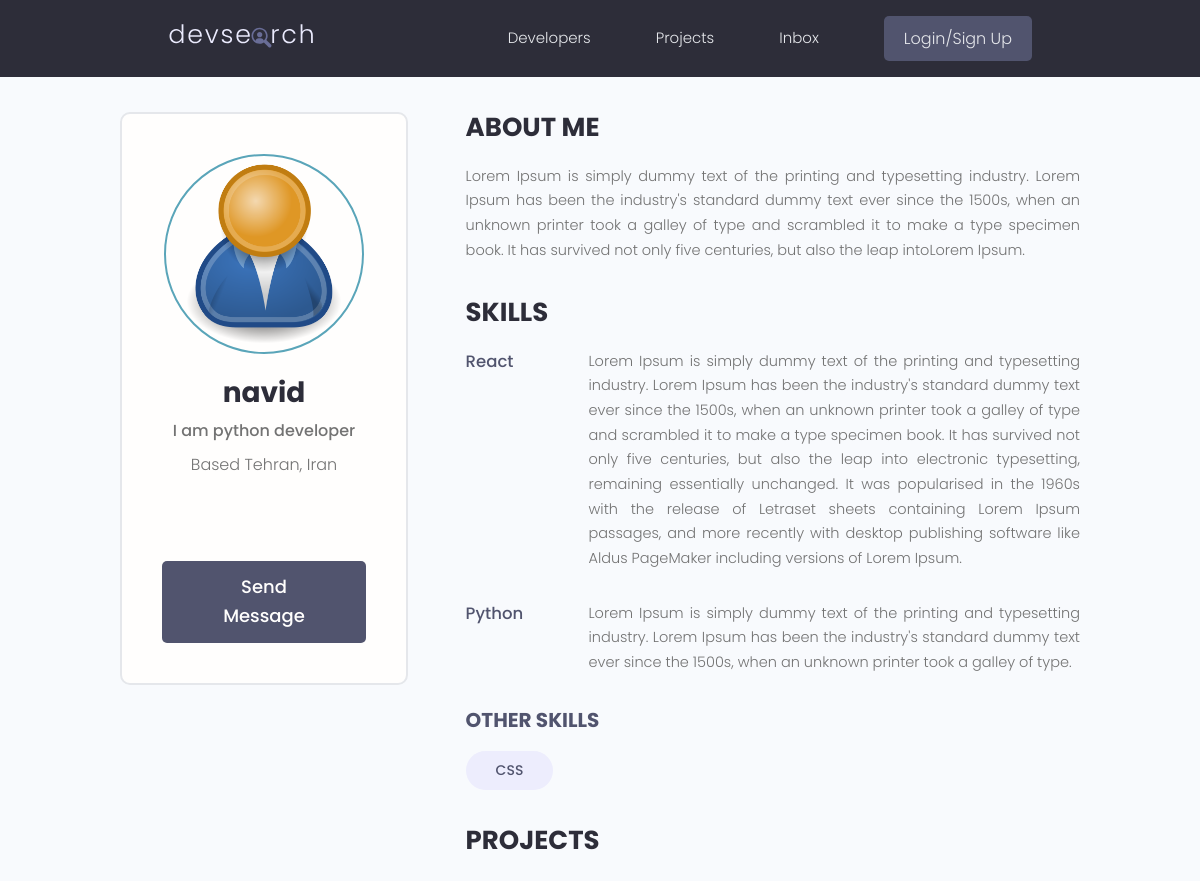
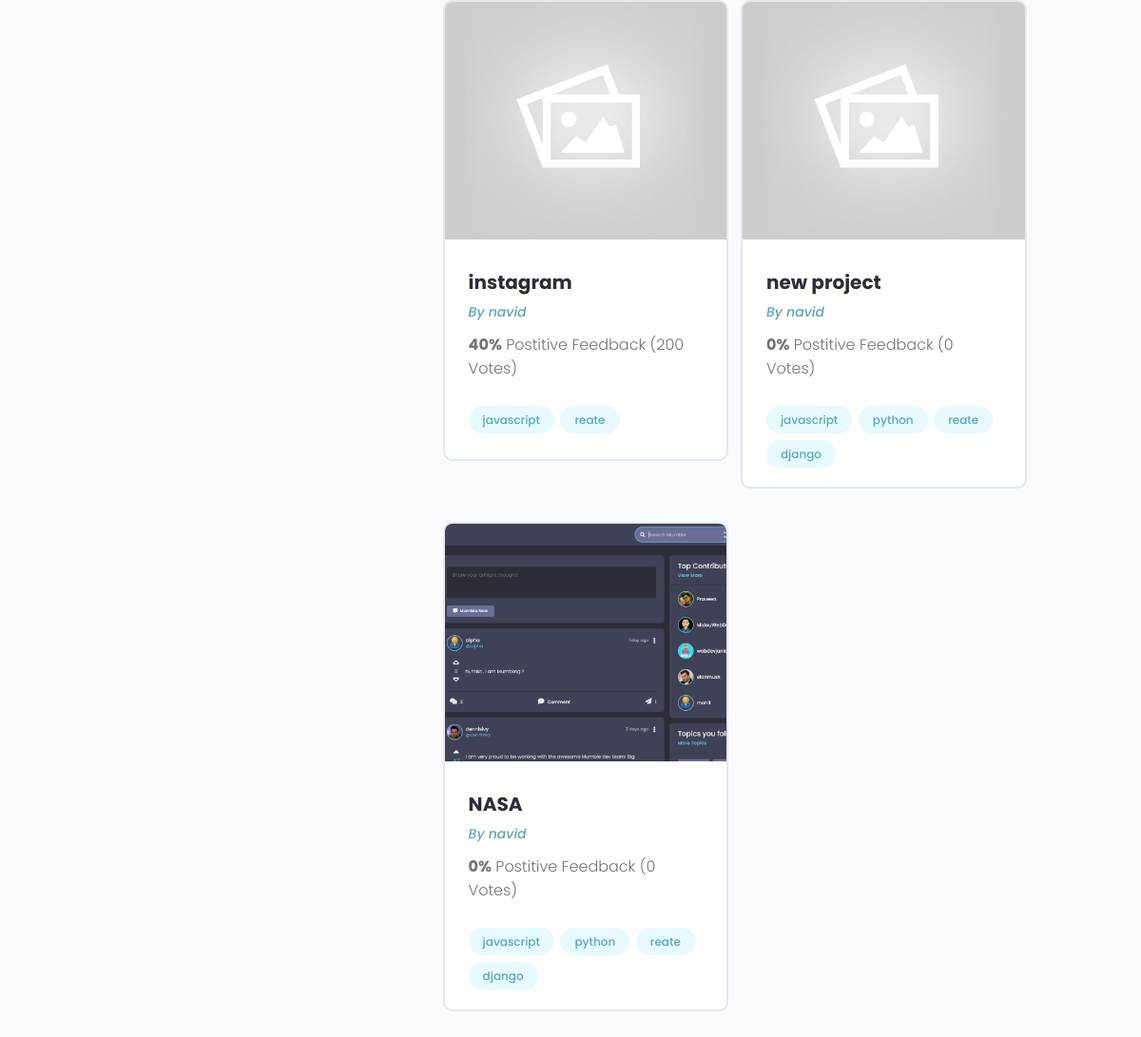
Page /profile/5c608a26-8424-4072-af1e-122f8589ceb8/ on the earlier database version (2 pictures, top to bottom).
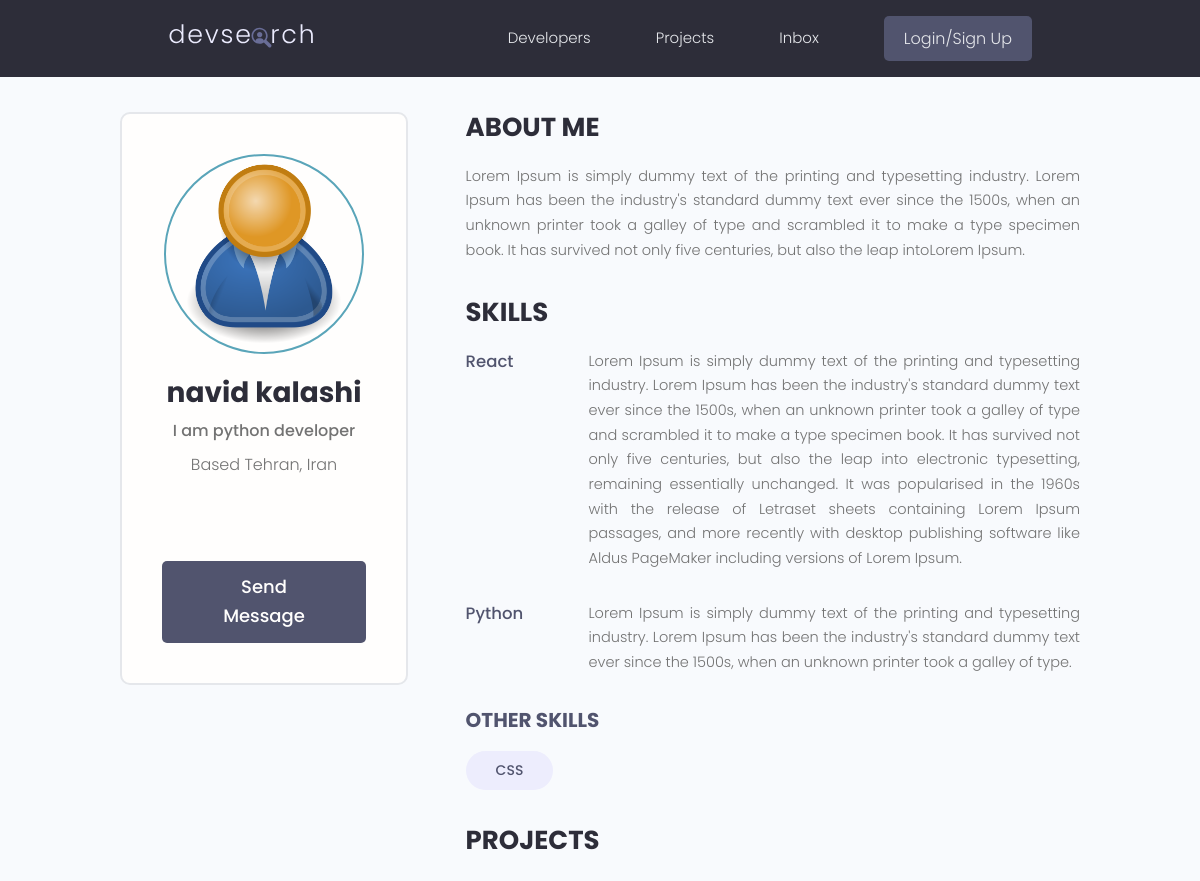
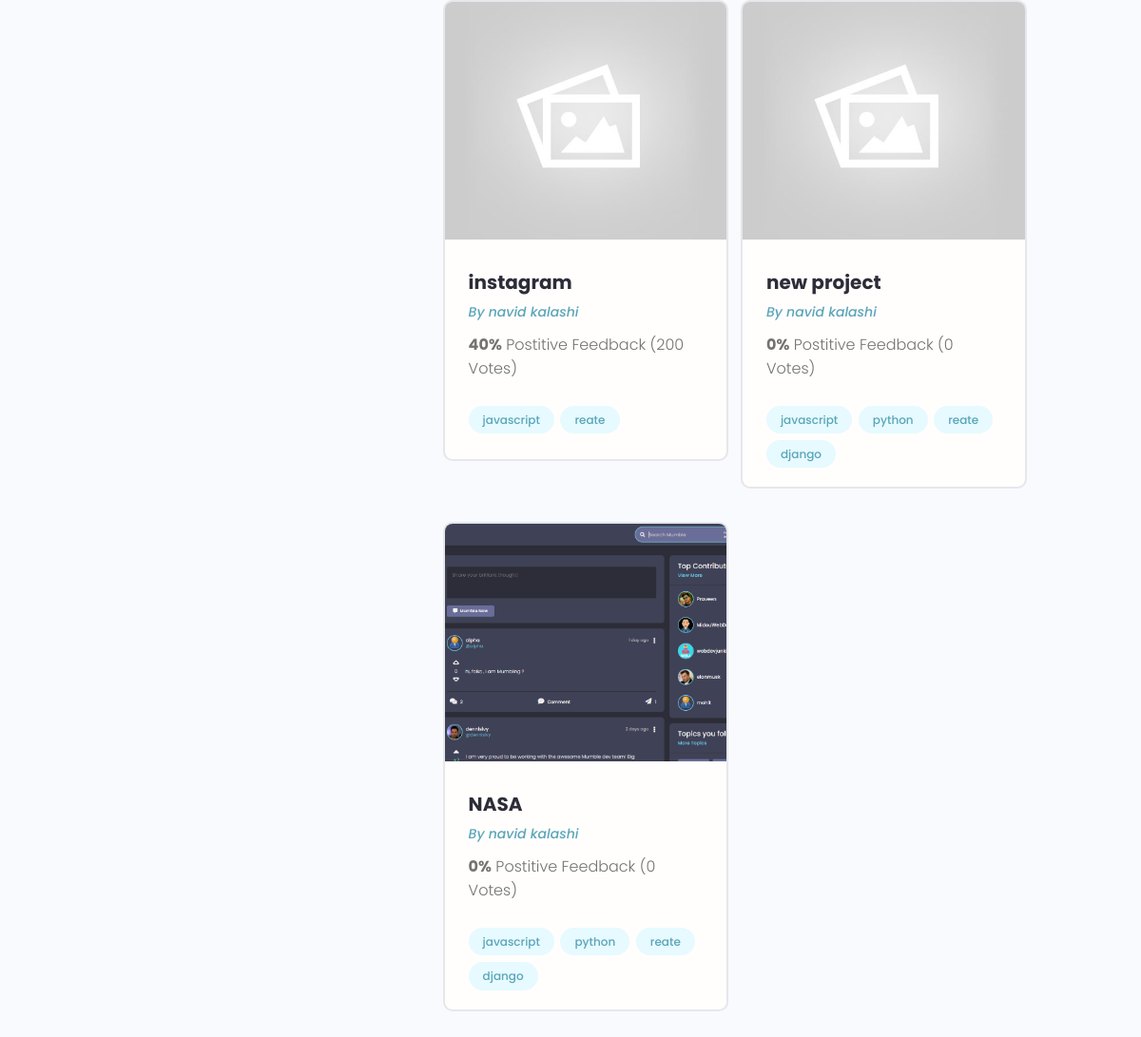
Same page on the later database version (2 pictures, top to bottom).
### users/models.py (models this page shows, shortened)
class Profile(models.Model):
    user = models.OneToOneField(User, on_delete=models.CASCADE, null=True, blank=True)
    name = models.CharField(max_length=200, null=True, blank=True)
    email = models.EmailField(max_length=500, null=True, blank=True)
    username = models.CharField(max_length=200, null=True, blank=True)
    location = models.CharField(max_length=200, null=True, blank=True)
    short_intro = models.CharField(max_length=200, null=True, blank=True)
    bio = models.TextField(null=True, blank=True)
    profile_image = models.ImageField(null=True, blank=True, upload_to='profiles/', default='profiles/user-default.png')
    social_github = models.CharField(max_length=200, null=True, blank=True)
    social_twitter = models.CharField(max_length=200, null=True, blank=True)
    social_linkedin = models.CharField(max_length=200, null=True, blank=True)
    social_youtube = models.CharField(max_length=200, null=True, blank=True)
    social_website = models.CharField(max_length=200, null=True, blank=True)
    created = models.DateTimeField(auto_now_add=True)
    id = models.UUIDField(default=uuid.uuid4, unique=True, primary_key=True, editable=False)

### projects/models.py (models this page shows, shortened)
class Project(models.Model):
    owner = models.ForeignKey(Profile, on_delete=models.SET_NULL, null=True, blank=True)
    title = models.CharField(max_length=200)
    description = models.TextField(null=True, blank=True)
    featured_image = models.ImageField(null=True, blank=True, default='default.jpg')
    demo_link = models.CharField(max_length=2000, null=True, blank=True)
    source_link = models.CharField(max_length=2000, null=True, blank=True)
    tags = models.ManyToManyField('Tag', blank=True)
    vote_total = models.IntegerField(default=0, null=True, blank=True)
    vote_ratio = models.IntegerField(default=0, null=True, blank=True)
    created = models.DateTimeField(auto_now_add=True)
    id = models.UUIDField(default=uuid.uuid4, unique=True, primary_key=True, editable=False)

### users/views.py (the view)
# urls.py: path('profile/<str:pk>/', views.userProfile, name='user-profile'),
def userProfile(request, pk):
    profile = Profile.objects.get(id=pk)
    topSkills = profile.skill_set.exclude(description__exact='')
    otherSkills = profile.skill_set.filter(description='')
    context = {'profile': profile, 'topSkills':topSkills, 'otherSkills':otherSkills}
    return render(request, 'users/user-profile.html', context)

### projects/models.py (called while the page is built)
    def __str__(self):
        return self.name

### users/models.py (called while the page is built)
    def __str__(self):
        return str(self.name)

### users/templates/users/user-profile.html (shortened to what this page needs)
{% extends 'main.html' %}
{% block content %}
<main class="profile my-md">
    <div class="container">
      <div class="layout">
        <div class="column column--1of3">
          <div class="card text-center">
            <div class="card__body dev">
              <img class="avatar avatar--xl" src="{{profile.profile_image.url}}" />
              <h2 class="dev__name">{{profile.name}}</h2>
              <p class="dev__title">{{profile.short_intro}}</p>
              <p class="dev__location">Based {{profile.location}}</p>
              <ul class="dev__social">
              </ul>
              <a href="#" class="btn btn--sub btn--lg">Send Message </a>
            </div>
          </div>
        </div>
        <div class="column column--2of3">
          <div class="devInfo">
            <h3 class="devInfo__title">About Me</h3>
            <p class="devInfo__about">{{profile.bio}}</p>
          </div>
          <div class="devInfo">
            <h3 class="devInfo__title">Skills</h3>
            <div class="devInfo__skills">
              {% for skill in topSkills %}
              <div class="devSkill">
                <h4 class="devSkill__title">{{skill.name}}</h4>
                <p class="devSkill__info">{{skill.description}}</p>
              </div>
              {% endfor %}
              <h3 class="devInfo__subtitle">Other Skills</h3>
              <div class="devInfo__otherSkills">
                {% for skill in otherSkills %}
                <span class="tag tag--pill tag--sub tag--lg">
                  <small>{{skill}}</small>
                </span>
                {% endfor %}
              </div>
            </div>
          </div>
          <div class="devInfo">
            <h3 class="devInfo__title">Projects</h3>
            <div class="grid grid--two">
              {% for project in profile.project_set.all %}
              <div class="column">
                <div class="card project">
                  <a href="{% url 'project' project.id %}" class="project">
                    <img class="project__thumbnail" src="{{project.featured_image.url}}" alt="project thumbnail" />
                    <div class="card__body">
                      <h3 class="project__title">{{project.title}}</h3>
                      <p><a class="project__author" href="{% url 'user-profile' project.owner.id %}">By {{project.owner.name}}</a></p>
                      <p class="project--rating">
                        <span style="font-weight: bold;">{{project.vote_ratio}}%</span> Postitive
                        Feedback ({{project.vote_total}} Vote{{project.vote_total|pluralize:'s'}})
                      </p>
                      <div class="project__tags">
                        {% for tag in project.tags.all %}
                        <span class="tag tag--pill tag--main">
                          <small>{{tag}}</small>
                        </span>
                        {% endfor %}
                      </div>
                    </div>
                  </a>
                </div>
              </div>
              {% endfor %}
            </div>
          </div>
        </div>
      </div>
    </div>
  </main>
{% endblock content %}

Differences in the rows shown:
changed Profile "I am python developer": name "navid" → "navid kalashi"
changed through a linked row, Project "instagram": owner.name "navid" → "navid kalashi"
changed through a linked row, Project "new project": owner.name "navid" → "navid kalashi"
changed through a linked row, Project "NASA": owner.name "navid" → "navid kalashi"
